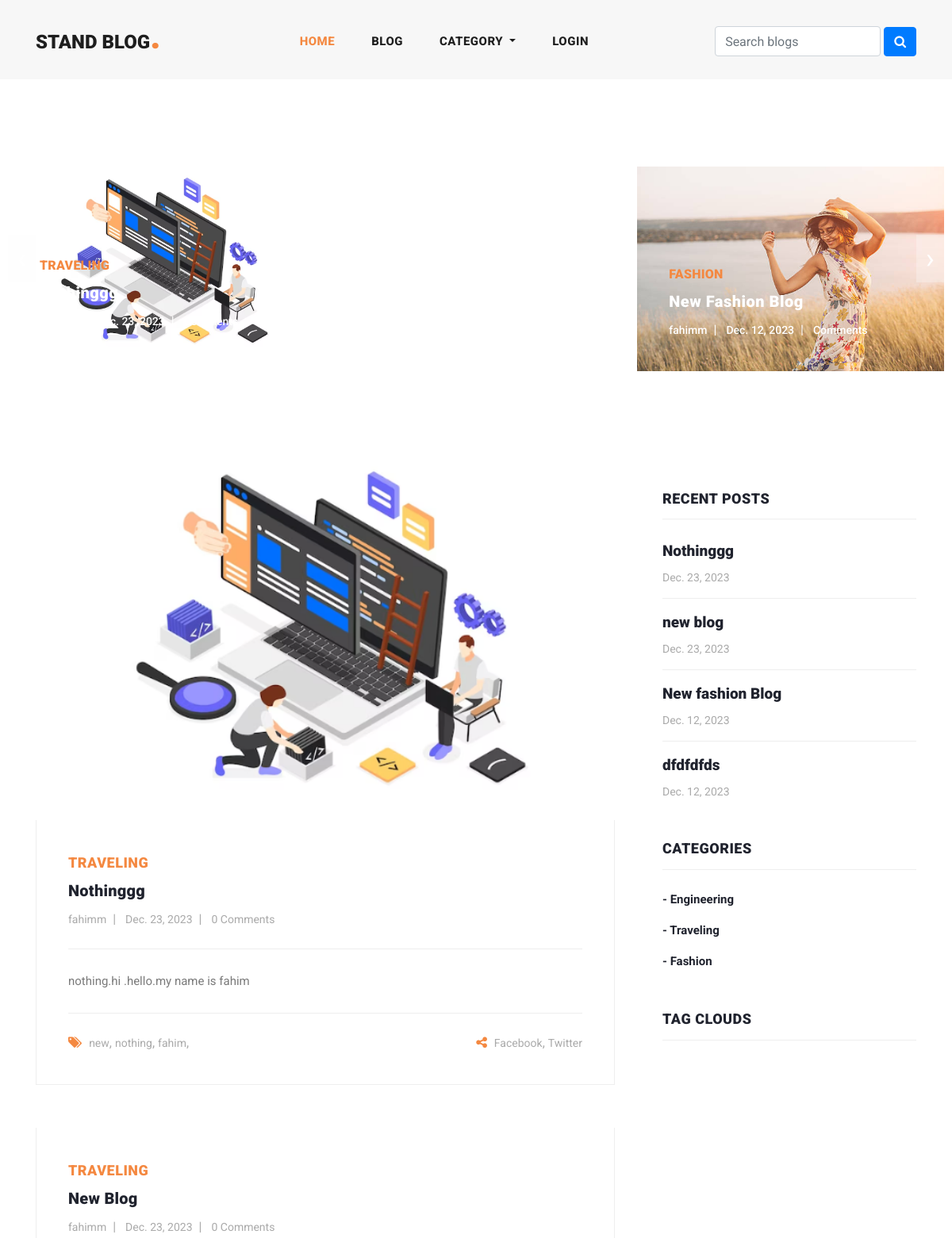
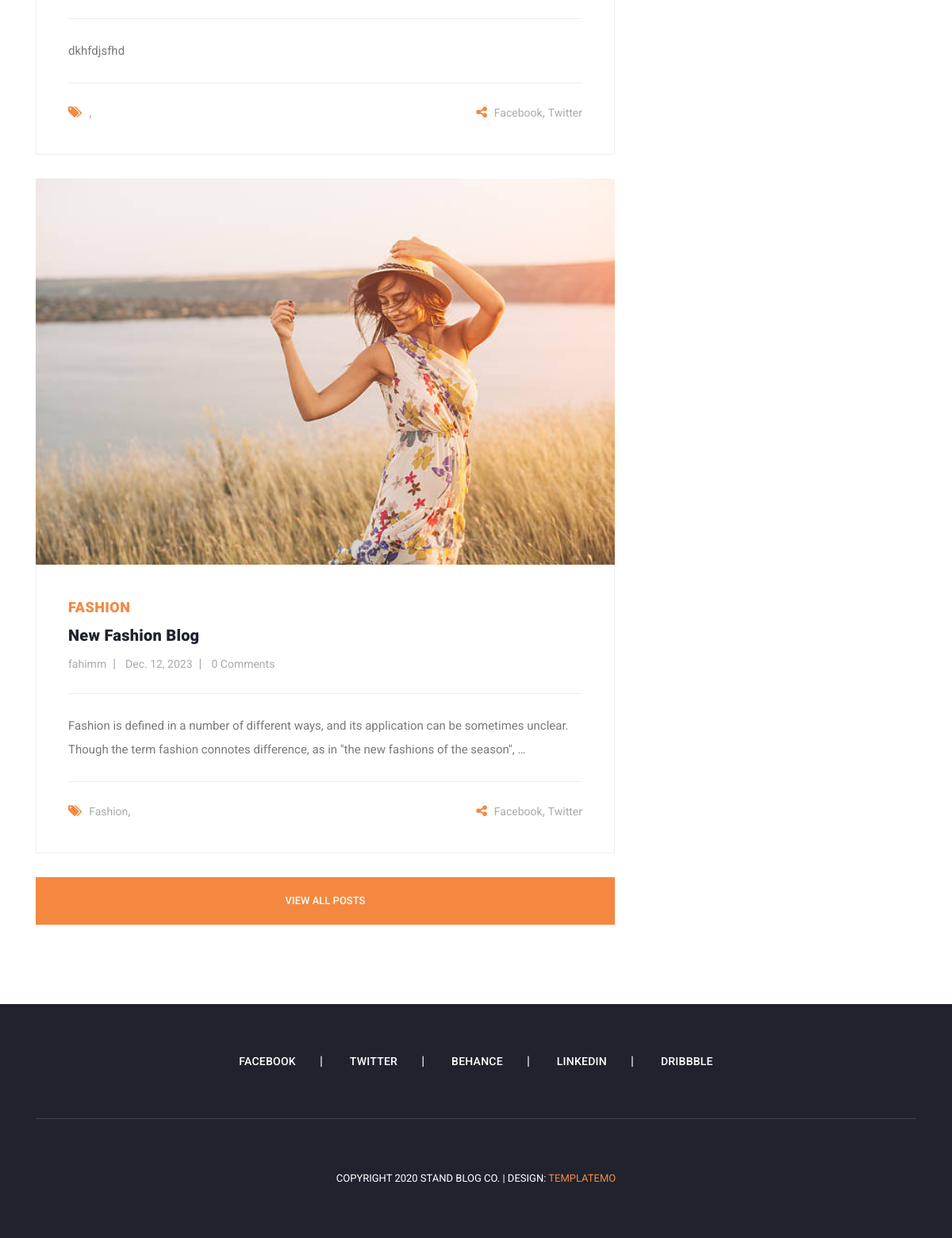
The page / on the database its author committed (2 pictures, top to bottom).
### Blog_app/models.py (models this page shows, shortened)
class Blog(models.Model):
    user = models.ForeignKey(User,related_name="user_blogs",on_delete=models.CASCADE)
    category = models.ForeignKey(Category,related_name="category_blogs", on_delete=models.CASCADE)
    tags= models.ManyToManyField(Tag,related_name="tag_blogs",blank=True)
    likes=models.ManyToManyField(User,related_name="user_likes",blank=True)
    title = models.CharField(max_length=50,)
    slug = models.SlugField(null=True,blank=True)
    banner = models.ImageField(upload_to='blog_banners')
    created_date= models.DateField(auto_now_add=True)
    description=models.TextField()

class Category(models.Model):
    title= models.CharField(max_length=50,unique=True)
    slug = models.SlugField(null=True,blank=True)
    created_date= models.DateField(auto_now_add=True)
    def __str__(self) -> str:
        return self.title

class Tag(models.Model):
    title= models.CharField(max_length=50,)
    slug = models.SlugField(null=True,blank=True)
    created_date= models.DateField(auto_now_add=True)

### user_profile_app/models.py (models this page shows, shortened)
class User(AbstractUser):
    email = models.EmailField(
        max_length=150,
        unique= True,
        error_messages={
            "unique": "The email must be unique"
        }
    )
    profile_image= models.ImageField(
        null=True,
        blank=True,
        upload_to="profile_images",
    )
    REQUIRED_FIELDS= ["email"]
    objects= CustomUserManager

### Blog_app/views.py (the view)
# urls.py: path('',views.index, name='home'),
def index(request):
    blogs = Blog.objects.order_by('-created_date')
    tags = Tag.objects.order_by('-created_date')
    context ={"blogs":blogs,"tags":tags}
    return render (request,'home.html',context)

### Blog_app/context_processors.py (called while the page is built)
def get_all_categories(request):
    categories = Category.objects.all()
    context={"categories":categories}
    return context

### templates/home.html (shortened to what this page needs)
{% extends "base.html" %}
{% load static %}
{% block content %}
{% include "banner.html" %}
<section class="blog-posts">
  <div class="container">
    <div class="row">
      <div class="col-lg-8">
        <div class="all-blog-posts">
          <div class="row">
            {% for blog in blogs|slice:"3"%}
            <div class="col-lg-12">
              <div class="blog-post">
                <div class="blog-thumb">
                  <img src="{{blog.banner.url}}" alt="" />
                </div>
                <div class="down-content">
                  <span>{{blog.category}}</span>
                  <a href="{% url 'blog_details' blog.slug%}"
                    ><h4>{{blog.title}}</h4></a
                  >
                  <ul class="post-info">
                    <li><a href="#">{{blog.user.username}}</a></li>
                    <li><a href="#">{{blog.created_date}}</a></li>
                    <li>
                      <a href="#">{{blog.blog_comments.all.count}} Comments</a>
                    </li>
                  </ul>
                  <p>{{blog.description|truncatewords:30}}</p>
                  <div class="post-options">
                    <div class="row">
                      <div class="col-6">
                        <ul class="post-tags">
                          <li><i class="fa fa-tags"></i></li>
                          {%if blog.tags.all.count > 0 %}
                          {%for tag in blog.tags.all%}
                          <li>
                            <a href="{% url 'tag_blogs' tag.slug%}"
                              >{{tag.title}}</a
                            >,
                          </li>
                          {% endfor %}
                          {% else %}
                          None
                          {% endif %}
                        </ul>
                      </div>
                      <div class="col-6">
                        <ul class="post-share">
                          <li><i class="fa fa-share-alt"></i></li>
                          <li><a href="#">Facebook</a>,</li>
                          <li><a href="#"> Twitter</a></li>
                        </ul>
                      </div>
                    </div>
                  </div>
                </div>
              </div>
            </div>
            {% endfor %}
            <div class="col-lg-12">
              <div class="main-button">
                <a href="{% url 'blogs'%}">View All Posts</a>
              </div>
            </div>
          </div>
        </div>
      </div>
      {% include "sidebar.html" %}
    </div>
  </div>
</section>
{% endblock content %}

### templates/banner.html
{% load static %}
<div class="main-banner header-text">
    <div class="container-fluid">
      <div class="owl-banner owl-carousel">
        {%for blog in blogs|slice:"5"%}
        <div class="item">
          <img src="{{blog.banner.url}}" alt="">
          <div class="item-content">
            <div class="main-content">
              <div class="meta-category">
                <span>{{blog.category}}</span>
              </div>
              <a href="{% url 'blog_details' blog.slug %}"><h4>{{blog.title}}</h4></a>
              <ul class="post-info">
                <li><a href="#">{{blog.user.username}}</a></li>
                <li><a href="#">{{blog.created_date}}</a></li>
                <li><a href="#">{{blog.blog.comments.all.count}} Comments</a></li>
              </ul>
            </div>
          </div>
        </div>
       {% endfor %}
      </div>
    </div>
  </div>

### templates/sidebar.html (shortened to what this page needs)
<div class="col-lg-4">
    <div class="sidebar">
      <div class="row">
        <div class="col-lg-12">
          <div class="sidebar-item recent-posts">
            <div class="sidebar-heading">
              <h2>Recent Posts</h2>
            </div>
            <div class="content">
              <ul>
                {%for blog in blogs|slice:"4"%}
                <li><a href="{% url 'blog_details' blog.slug%}">
                  <h5>{{blog.title}}</h5>
                  <span>{{blog.created_date}}</span>
                </a></li>
               {% endfor %}
              </ul>
            </div>
          </div>
        </div>
        <div class="col-lg-12">
          <div class="sidebar-item categories">
            <div class="sidebar-heading">
              <h2>Categories</h2>
            </div>
            <div class="content">
              <ul>
                {%for category in categories%}
                <li><a href="{% url 'category_blogs' category.slug %}">- {{category.title}}</a></li>
                {% endfor %}
              </ul>
            </div>
          </div>
        </div>
        <div class="col-lg-12">
          <div class="sidebar-item tags">
            <div class="sidebar-heading">
              <h2>Tag Clouds</h2>
            </div>
          </div>
        </div>
      </div>
    </div>
  </div>

### rows shown on the page
Blog: banner (picture), category "TRAVELING", title "Nothinggg", created_date "Dec. 23, 2023", user.username "fahimm", blog_comments.all.count "0", description "nothing.hi .hello.my name is fahim"
Blog: banner (picture), category "FASHION", title "New Fashion Blog", user.username "fahimm", created_date "Dec. 12, 2023", blog_comments.all.count "0", description "Fashion is defined in a number of different ways, and its application can be sometimes unclear. Though the term fashion connotes difference, as in \"the new fashions of the season\", …", title "New fashion Blog"
Tag: title "new"
Tag: title "nothing"
Tag: title "fahim"
Blog: category "TRAVELING", title "New Blog", user.username "fahimm", created_date "Dec. 23, 2023", blog_comments.all.count "0", description "dkhfdjsfhd", title "new blog"
Tag: title "Fashion"
Blog: title "dfdfdfds", created_date "Dec. 12, 2023"
Category: title "Engineering"
Category: title "Traveling"
Category: title "Fashion"
